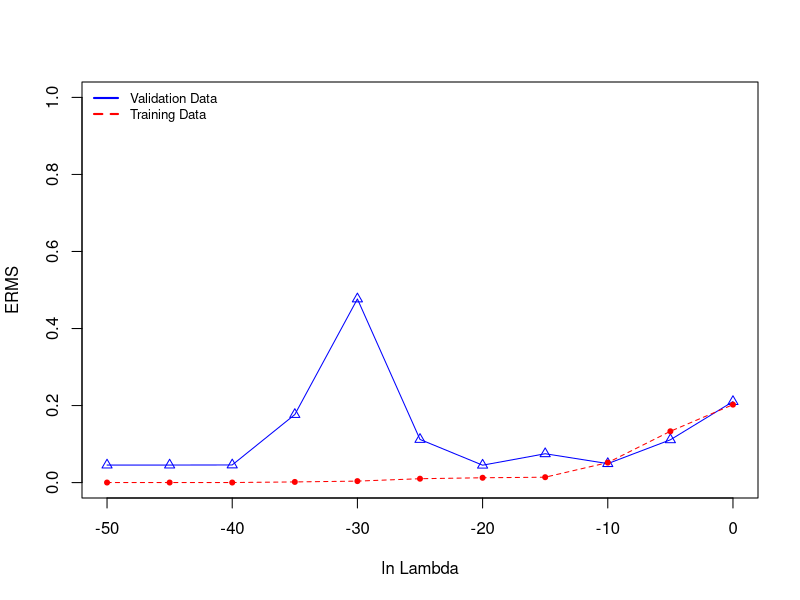

Write R code to recreate this figure.
## File Created from LinearRegressionWithRegularization.java - ln Lambda vs Erms values ##

x <- c(-50, -45, -40, -35, -30, -25, -20, -15, -10, -5, 0)
y1 <- c(0.0455448179346568, 0.045544820008350737, 0.04578570432326099, 0.1766996239495134, 0.4767961696731021, 0.11200520724181479, 0.04518160284599978, 0.07491491117255523, 0.04925148649190837, 0.11113330087541104, 0.21033871687378697)
y2 <- c(1.6767593237119457E-4, 1.6823825464565634E-4, 1.7678111881325759E-4, 0.0017121313466327238, 0.003836060931017225, 0.01007373191490079, 0.012528343049910243, 0.014000341931798272, 0.051879212404507755, 0.13318076308436563, 0.20238025333379747)

plot(x, y1, type='o', pch=2, col="blue", xlab="ln Lambda", ylab="ERMS", ylim=c(0, 1), xlim=c(-50, 0)) 
lines(x, y2, type='o', pch=20, col="red", lty=2) 
legend("topleft", c("Validation Data","Training Data"), cex=0.8, col=c("blue","red"), lty=1:2, lwd=2, bty="n")
